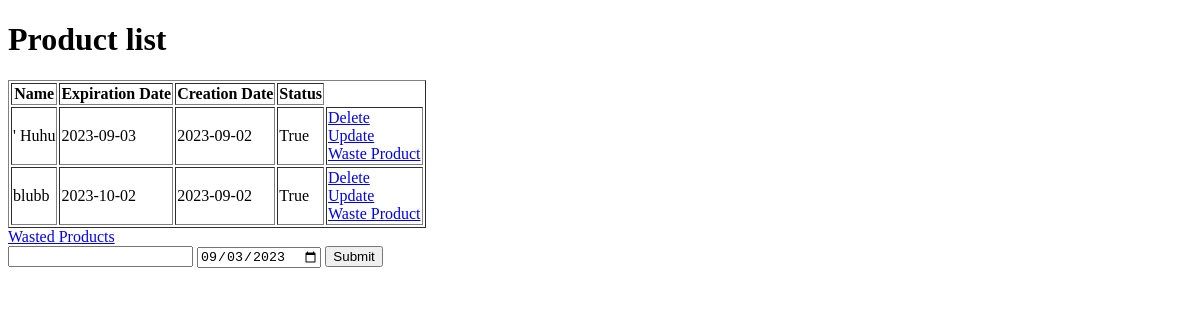
Before: / with the older database file.
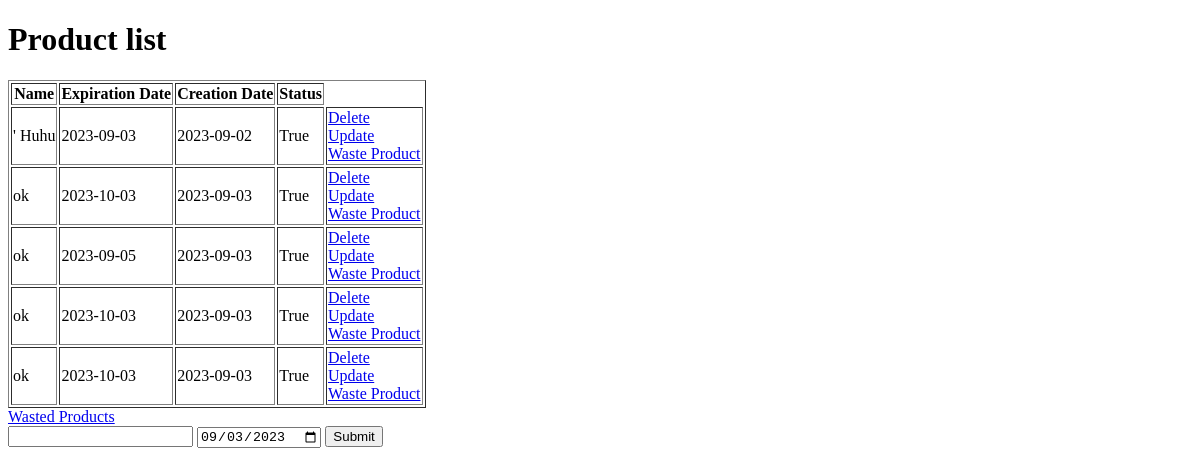
After: the same page with the newer database file.
### app.py (models this page shows, shortened)
class Product(db.Model):
    id = db.Column(db.Integer, primary_key=True)
    product_name = db.Column(db.String(200), nullable=False)
    date_created = db.Column(db.DateTime, default=datetime.utcnow)
    date_wasted = db.Column(db.DateTime, default=datetime.utcnow)
    expiration_date = db.Column(db.Date)
    status = db.Column(db.Boolean, default=True)

### app.py (the view)
@app.route('/', methods=['POST', 'GET'])
def index():
    if request.method == 'POST':
        item_content = request.form['product-name']
        expiration_date_str = request.form['expiration-date']
        item_expiration_date = datetime.utcnow().strptime(expiration_date_str, '%Y-%m-%d').date()
        if item_expiration_date <= datetime.utcnow().date():
            return redirect(url_for('get_expiration_date'))
        new_product = Product(product_name=item_content, expiration_date=item_expiration_date)
        db.session.add(new_product)
        db.session.commit()
        return redirect('/')
    else:
        products = Product.query.filter_by(status=True).order_by(Product.date_created).all()
        current_date = datetime.utcnow().strftime('%Y-%m-%d')
        return render_template("index.html", products=products, current_date=current_date)

### templates/index.html (shortened to what this page needs)
{% extends 'base.html' %}
{% block body %}
<div class="content">
    <h1>Product list</h1>
    {% if products|length < 1 %} <h4>There are no products. Create one below!</h4>
        {% else %}
        <table border="1">
            <tr>
                <th>Name</th>
                <th>Expiration Date</th>
                <th>Creation Date</th>
                <th>Status</th>
            </tr>
            {% for product in products %}
            <tr>
                <td>{{ product.product_name }}</td>
                <td>{{ product.expiration_date }}</td>
                <td>{{ product.date_created.strftime('%Y-%m-%d') }}</td>
                <td>{{ product.status }}</td>
                <td>
                    <a href="/delete_product/{{product.id}}">Delete</a>
                    <br>
                    <a href="/update_product/{{product.id}}">Update</a>
                    <br>
                    <a href="/waste_product/{{product.id}}">Waste Product</a>
                </td>
            </tr>
            {% endfor %}
        </table>
        {% endif %}
        <a href="/wasted_product_list">Wasted Products</a>
        <form action="/" method="POST" id="myForm">
            <input type="text" name="product-name" id="input-product-name">
            <input type="date" name="expiration-date" id="input-expiration-date" value="{{ current_date }}">
            <button type="submit" id="submit-button">Submit</button>
        </form>
</div>
{% endblock %}

### templates/base.html (shortened to what this page needs)
<!DOCTYPE html>
<html lang="en">
<head>
    <link rel="stylesheet" href="{{ url_for('static', filename='css/main.css')}}">
</head>
<body>
    {% block body %} {% endblock %}
</body>
</html>

Changed rows visible on the page:
removed Product: product_name "blubb", expiration_date "2023-10-02", date_created "2023-09-02", status "True"
added Product: product_name "ok", expiration_date "2023-10-03", date_created "2023-09-03", status "True"
added Product: product_name "ok", expiration_date "2023-09-05", date_created "2023-09-03", status "True"
added Product: product_name "ok", expiration_date "2023-10-03", date_created "2023-09-03", status "True"
added Product: product_name "ok", expiration_date "2023-10-03", date_created "2023-09-03", status "True"
